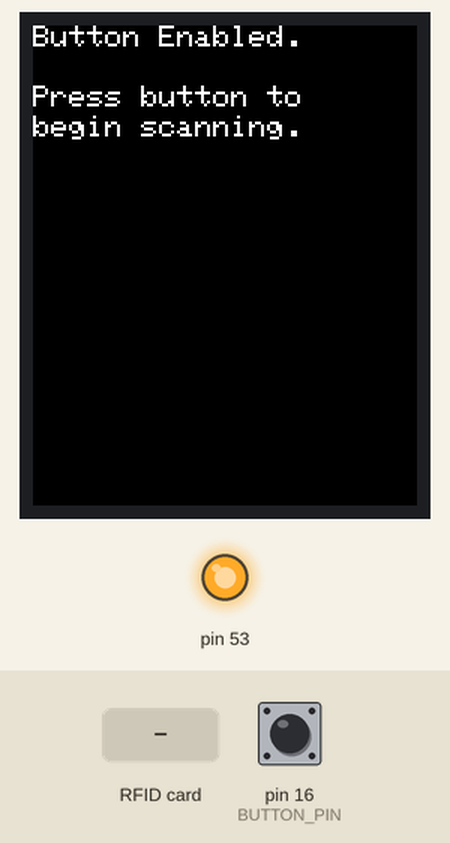
Bench run of a sketch on a simulated Arduino Mega 2560, built with avr-gcc and run on an emulated ATmega2560. Shown: 128×160 colour display, output pins drawn as LEDs (lit = HIGH). Inputs (shaded band) come from the test bench; at power-on: pin 16 (BUTTON_PIN) LOW. What the sketch prints to the serial monitor is not drawn.

Above: at 1.5 s.
1.6 s: pin 16 (BUTTON_PIN) pulled HIGH for 0.9 s
4.4 s: RFID card 5E 7A 19 C4 held to the reader
At 5.4 s:
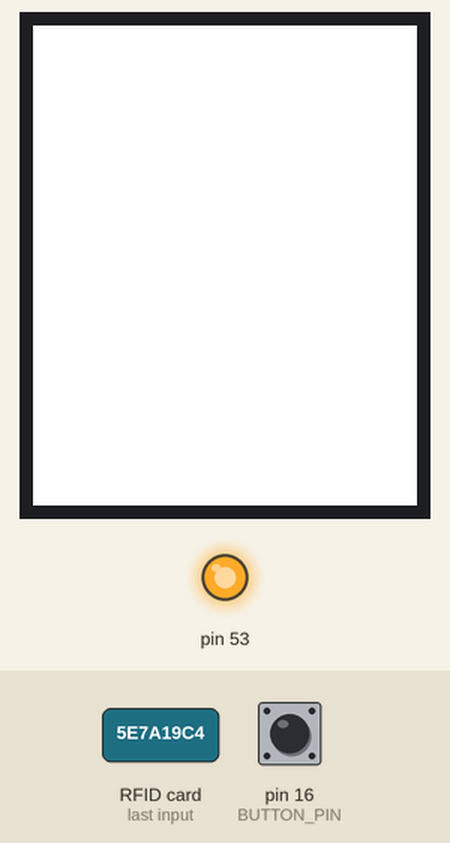
At 6.7 s:
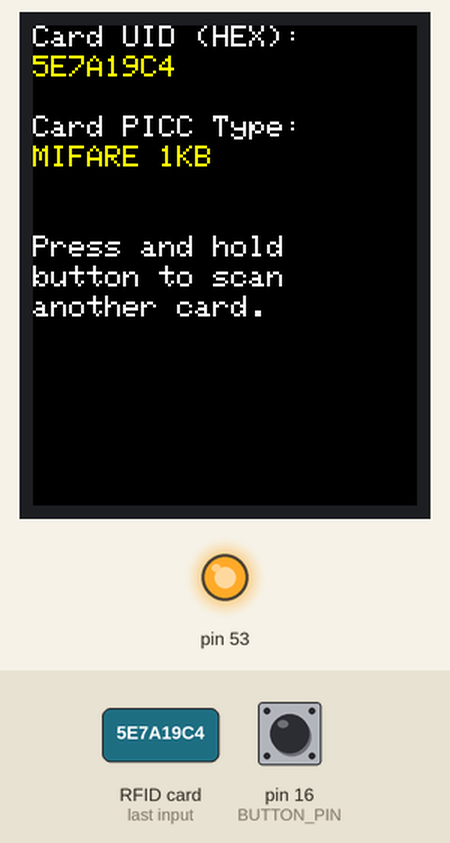
7.0 s: pin 16 (BUTTON_PIN) pulled HIGH for 0.9 s
Timing chart, 0 to 10.0 s (numbered marks = the images above; inputs shaded):
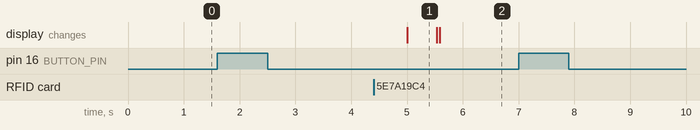

Measured:
- after the input at 1.6 s, every drawn part: stays the same
- after the input at 4.4 s, the display: changes after 0.61 s (image 1)
- after the input at 7.0 s, every drawn part: stays the same
- what the display in image 1 shows lasts 0.5 s, from 5.0 s to 5.5 s

The sketch:

Scanner_Debug-Display.ino
```cpp
/* -------------------------------------------------- */
/* NAME:    CARD-READ SCRIPT                          */
/* AUTHOR:  John Willis                               */
/*                                                    */
/*                                                    */
/* PURPOSE: To read MiFare Ultralight Cards           */
/* and display the information on the ST7735          */
/* LED display from Adafruit.                         */
/* -------------------------------------------------- */

/* Library Includes */
#include <stdint.h>           // Library for data types.
#include <SPI.h>              // Arduino library for SPI controls.
#include <MFRC522.h>          // Library for RC522 scanning module.
#include <Adafruit_GFX.h>     // Core graphics library for Adafruit displays.
#include <Adafruit_ST7735.h>  // Hardware-specific library for TFT ST7735 displays from Adafruit.

/* Definitions for Pins */
#define RC522_SS_PIN      5   // SS/SDA Pin Location for RC522
#define RC522_RST_PIN     0   // RST Pin Location for RC522
#define ST7735_SS_PIN     21  // SS/SDA Pin Location for TFT ST7735 (TST_CS)
#define ST7735_DC_PIN     22  // DC Pin Location for TFT ST7735 (D/C)
#define ST7735_RST_PIN    2   // RST Pin Location for TFT ST7735
#define BUTTON_PIN        16  // Pin Location for Button Input

Adafruit_ST7735 led = Adafruit_ST7735(ST7735_SS_PIN, ST7735_DC_PIN, ST7735_RST_PIN);  // Creating class for TFT ST7735 Display
MFRC522 rfid(RC522_SS_PIN, RC522_RST_PIN);                                            // Creating class for RC522 Module
bool isButtonPressed = 0;                                                             // Create a boolean for whether the button is pressed.
char uid[32];                                                                         // Create a 32 byte array for UID (well over what it needs).

void setup()
{
  Serial.begin(9600);                               // Initialize the serial communication with the computer.
  SPI.begin();                                      // Initialization for the SPI bus for slave devices.
  rfid.PCD_Init();                                  // Initialization for the RC522 module.
  Serial.println();                                 // Clear the line for beginning of serial output.
  Serial.println();                                 // Add an additional cleared line for cleanliness.
  Serial.println(F("<RC522 Successfully Setup>"));  // Display initialization success for RC522 to serial window.

  pinMode(BUTTON_PIN, INPUT);                 // Set button pin for input data.
  Serial.println(F("<Button Configured>"));   // Print that the button is configured.

  led.initR(INITR_BLACKTAB);                                        // Initializion for the TFT ST7735 display.
  led.fillScreen(ST77XX_BLACK);                                     // Set the TFT ST7735 display to full black.
  drawTextAt(0, 0, "Button Enabled.", ST77XX_WHITE);                // Display starting prompt to TFT ST7735 display.
  drawTextAt(0, 20, "Press button to", ST77XX_WHITE);               // Display starting prompt to TFT ST7735 display.
  drawTextAt(0, 30, "begin scanning.", ST77XX_WHITE);               // Display starting prompt to TFT ST7735 display.
  Serial.println(F("<TFT ST7735 Successfully Setup>"));             // Display initialization success for TFT ST7735 to serial window.

  /* Confirmations for data, display in terminal. */
  Serial.println(F("<Program Successfully Setup>"));                                  // State success of program setting up.
  Serial.println(F("This program is intended to scan Mifare Ultralight Cards."));     // Specify acceptable card types in serial window.
  Serial.println(F("Scan card to see data as follows: UID and PICC Type."));          // Give directions in Serial Window for what to scan.
  Serial.println();                                                                   // Add another clear line for cleanliness.

  for (uint8_t i = 0; i < 10; i++)  // Set default values to 0.
    uid[i] = 0;
}

void loop()
{
  while (isButtonPressed == LOW)    // Button reads as LOW, 0, and false.
  {
    isButtonPressed = digitalRead(BUTTON_PIN);

    if (isButtonPressed)
      break;

    Serial.println(F("Button not pressed. Waiting 750 ms before checking again."));
    delay(750);
  }

  /* Test if card is still there. */
  if (!rfid.PICC_IsNewCardPresent())     // Check if the card is present. If this fails, return to start of loop.
  {
    Serial.println(F("Take card away from sensor and replace. (Delaying 1000 ms)"));
    delay(1000);
    return;
  }

  if (!rfid.PICC_ReadCardSerial())       // Verify a successful read. If this fails, return to start of loop.
  {
    Serial.println(F("Card Read Failure, please try again. (Delaying 1000 ms)"));
    delay(1000);
    return;
  }

  resetAll();
  convertByte(rfid.uid.uidByte, rfid.uid.size);

  /* Print Card UID in HEX */
  Serial.print(F("Card UID (Hex):"));
  printHex(rfid.uid.uidByte, rfid.uid.size);  // Print in HEX
  Serial.println();

  /* Display Card UID in HEX */
  drawTextAt(0, 0, "Card UID (HEX):", ST77XX_WHITE);
  drawTextAt(0, 10, uid, ST77XX_YELLOW);

  /* Print Card UID in DEC */
  Serial.print(F("Card UID (Dec):"));
  printDec(rfid.uid.uidByte, rfid.uid.size);  // Print in DEC
  Serial.println();

  /* Read Card PICC Type and print and display. */
  Serial.print(F("PICC Type: "));
  MFRC522::PICC_Type piccType = rfid.PICC_GetType(rfid.uid.sak);
  Serial.println(rfid.PICC_GetTypeName(piccType));
  drawTextAt(0, 30, "Card PICC Type:", ST77XX_WHITE);
  drawTextAt(0, 40, (char*)rfid.PICC_GetTypeName(piccType), ST77XX_YELLOW);

  /* Create Prompt for Continuous Use */
  drawTextAt(0, 70, "Press and hold", ST77XX_WHITE);
  drawTextAt(0, 80, "button to scan", ST77XX_WHITE);
  drawTextAt(0, 90, "another card.", ST77XX_WHITE);

  /* Create delay to prevent multiple readings. */
  delay(2000);                // Delay 2 seconds after reading information to prevent reads again.
  isButtonPressed = false;    // Default the button back to not pressed.
}

/* Functions for displaying text and/or shapes to the TFT ST7735 Display. */
/* ------------------------------ */
/* drawTextAt - print text to tft */
/* display screen at specific     */
/* cursor with textwrap and color */
/* decided by parameters.         */
/* ------------------------------ */
void drawTextAt(uint8_t x, uint8_t y, char *text, uint16_t color)
{
  led.setCursor(x, y);
  led.setTextColor(color);
  led.setTextWrap(true);
  led.print(text);
}

/* ------------------------------ */
/* resetAll - reset cursor to     */
/* origin (0, 0) and set entire   */
/* screen to white, delay for 500 */
/* milliseconds and then set to   */
/* black and print to Serial that */
/* the screen has been reset.     */
/* ------------------------------ */
void resetAll()
{
  led.setCursor(0, 0);
  led.setTextColor(ST77XX_WHITE);
  led.fillScreen(ST77XX_WHITE);
  delay(500);
  led.fillScreen(ST77XX_BLACK);
  Serial.println(F("TFT ST7735 has been reset."));
}

/* Functions for dumping information from byte arrays, specifically for RC522 module. */
/* ------------------------------ */
/* convertByte - converts a byte  */
/* array to characters for use in */
/* other functions                 */
/* ------------------------------ */
void convertByte(byte *buffer, byte bufferSize)
{
  for (uint8_t i = 0; i < bufferSize; i++)
    sprintf(&uid[i*2], "%02X", rfid.uid.uidByte[i]);
}

/* ------------------------------ */
/* printHex - print to serial     */
/* window the bytes from a buffer */
/* with spaces for each byte in   */
/* HEXadecimal format.            */
/* ------------------------------ */
void printHex(byte *buffer, byte bufferSize)            // Print information in Hex.
{
  for (uint8_t i = 0; i < bufferSize; i++)
    if (buffer[i] != NULL)
    {
      Serial.print(buffer[i] < 0x10 ? " 0" : " ");
      Serial.print(buffer[i], HEX);
    }
}

/* ------------------------------ */
/* printDec - print to serial     */
/* window the bytes from a buffer */
/* with spaces for each byte in   */
/* DECimal format.                */
/* ------------------------------ */
void printDec(byte *buffer, byte bufferSize)            // Print information in Dec.
{
  for (uint8_t i = 0; i < bufferSize; i++)
    if (buffer[i] != NULL)
    {
      Serial.print(' ');
      Serial.print(buffer[i], DEC);
    }
}
```
